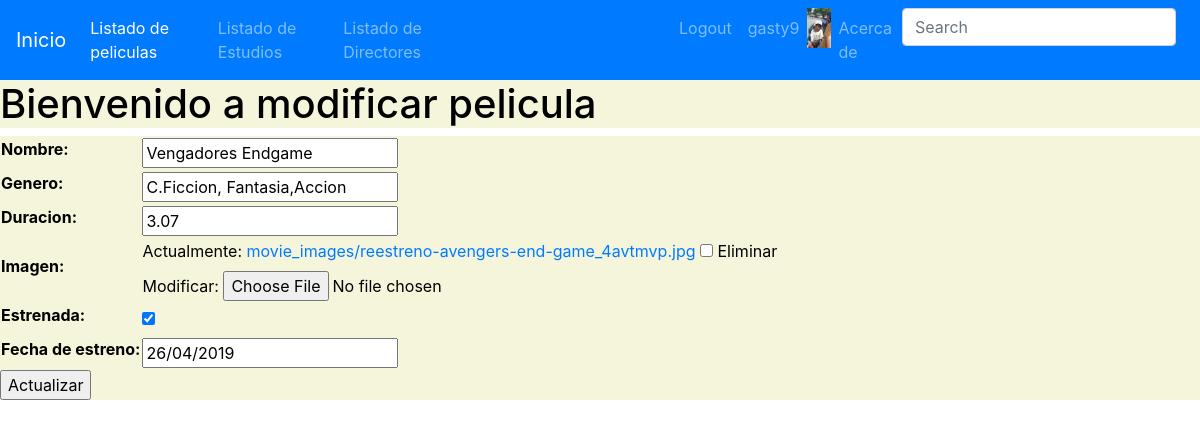
The page /movies/movies-update/3/ (signed in) on the database its author committed.
### users/models.py (models this page shows)
class UserProfile(models.Model):
    user = models.OneToOneField(User, on_delete=models.CASCADE, related_name='profile')
    phone = models.CharField(max_length=25, null=True, blank=True)
    birth_date = models.DateField(null=True, blank=True)
    profile_picture = models.ImageField(upload_to='profile_images',null=True, blank=True)

### movies/models.py (models this page shows, shortened)
class Movies(models.Model):
    name = models.CharField(max_length=100, verbose_name='Nombre')
    type = models.CharField(max_length=100, verbose_name='Genero')
    duration = models.FloatField(verbose_name='Duracion')
    picture = models.ImageField(upload_to='movie_images',null=True, blank=True,verbose_name='Imagen')
    premiered = models.BooleanField(verbose_name='Estrenada', default=True, blank=True)
    date = models.DateField(null=True, blank=True, verbose_name='Fecha de estreno')
    class Meta:
        verbose_name = "Movie"
        verbose_name_plural = "Movies"

### movies/views.py (the view, shortened to what this page needs)
# urls.py: path('movies-update/<int:pk>/',movie_update),
@login_required
def movie_update(request, pk):
    movie = Movies.objects.get(id=pk)
    if request.method == 'GET':
        context = {
            'form': MoviesForm(
                initial={
                    'name':movie.name,
                    'type':movie.type,
                    'duration':movie.duration,
                    'picture':movie.picture,
                    'premiered':movie.premiered,
                    'date':movie.date,
                }
            )
        }
        return render(request, 'update_movies.html', context=context)

### movies/forms.py
class MoviesForm(forms.Form):
    name = forms.CharField(max_length=100, label='Nombre')
    type = forms.CharField(max_length=100, label='Genero')
    duration = forms.FloatField( label='Duracion')
    picture = forms.ImageField(label='Imagen',required=False)
    premiered = forms.BooleanField(label='Estrenada', required=False)
    date = forms.DateField(label='Fecha de estreno',required=False)
    class Meta:
        model = Movies
        fields = ['name','type','duration','picture','premiered']

### templates/update_movies.html (shortened to what this page needs)
{% extends 'base.html' %}
{% block content%}
<h1 style="color: black;background-color: beige;">Bienvenido a modificar pelicula</h1>
    {% if form %}
        <form action="" method="POST"  enctype="multipart/form-data" style="color: black;background-color: beige;">
            <table>
                {{form.as_table}}
            </table>
            <input type="submit" value="Actualizar">
        </form>
    {%endif%}
{% endblock%}

### templates/base.html (shortened to what this page needs)
<!DOCTYPE html>
<html lang="en">
<head>
    <link rel="stylesheet" href="https://cdn.jsdelivr.net/npm/bootstrap@4.6.2/dist/css/bootstrap.min.css"
>
</head>
<body style="background-image:url(https://media.wired.co.uk/photos/606d9ea06a2b7484dab92d37/master/w_1600%2Cc_limit/wired-movie-industry.jpg)">
    <header>
        <nav class="navbar navbar-expand-lg navbar-dark bg-primary" >
            <a class="navbar-brand" href="/">Inicio</a>
            <div  class="collapse navbar-collapse" id="navbarSupportedContent">
                <ul class="navbar-nav mr-auto">
                    <li class="nav-item active">
                        <a class="nav-link" href="/movies/list-movies/">Listado de peliculas </a>
                    </li>
                    <li class="nav-item">
                        <a class="nav-link" href="/movies/list-studio/">Listado de Estudios</a>
                    </li>
                    <li class="nav-item" style="margin-right: 200px;">
                        <a class="nav-link" href="/movies/list-director/">Listado de Directores</a>
                    </li>
                    {% if request.user.is_authenticated %}
                    <li class="nav-item">
                        <a class="nav-link" href="/users/logout/">Logout</a>
                    </li>
                    <li class="nav-item">
                        <a class="nav-link" href="/users/update/">{{request.user.username}}</a>
                    </li>
                        {% if request.user.profile.profile_picture.url != '' %}
                            <img src="{{request.user.profile.profile_picture.url}}" alt="profile_picture" width="30px" height="40px">
                        {% endif %}
                    {% endif %}
                    <li class="nav-item">
                        <a class="nav-link" href="/movies/about-me/">Acerca de</a>
                    </li>
                    <li>
                        <form class="form-inline my-2 my-lg-0" action="" method="GET" style="display: flex; flex-direction: row;">
                            <input class="form-control mr-sm-2"
                                type="search" placeholder="Search" aria-label="Search" name="search"
                                style="flex:2; " >
                        </form>
                    </li>
                </ul>
            </div>
        </nav>
    </header>
        {% block content%}
        {% endblock%}
</body>
</html>

### rows shown on the page
Movies: name "Vengadores Endgame", type "C.Ficcion, Fantasia,Accion", duration "3.07", premiered "☑", date "26/04/2019"

### other values the page prints
{{ request.user.username }} "gasty9"
